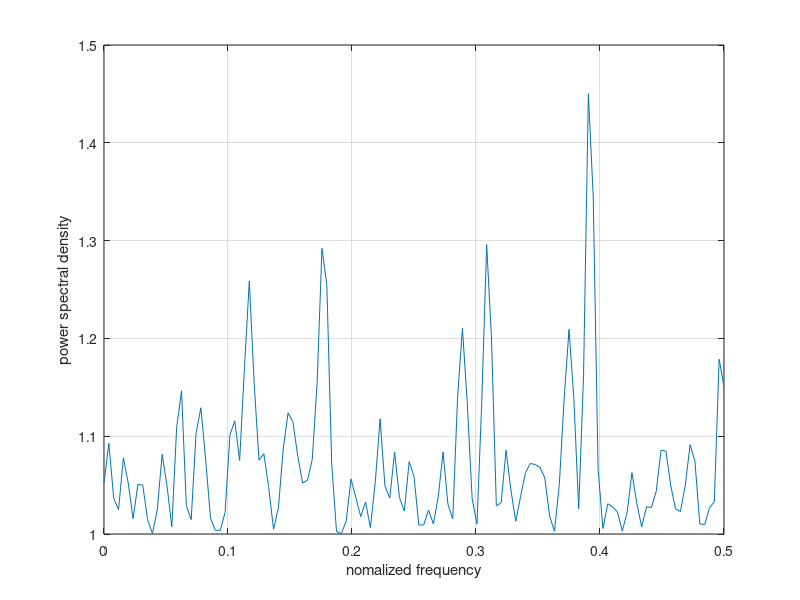
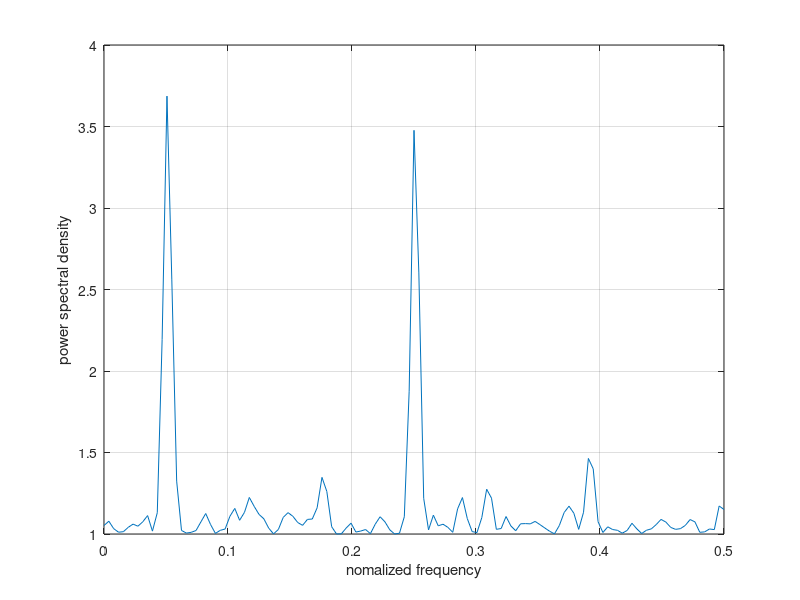

MATLAB code to generate these figures, in order:
load("SinusInNoise1.mat");
[p1,w1] = periodogram(y1);

figure(1);
plot(w1/pi/2,10.^(p1/10));
grid on;
xlabel('nomalized frequency');
ylabel('power spectral density');

[p2,w] = periodogram(y2);

figure(2);
plot(w/2/pi,10.^(p2/10));
grid on;
xlabel('nomalized frequency');
ylabel('power spectral density');

